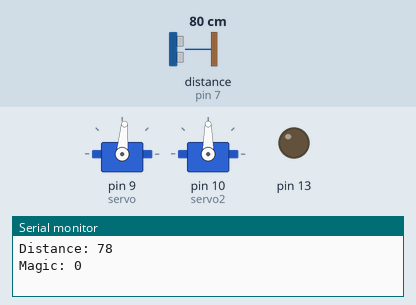
The sketch below on a simulated Arduino Uno, built with avr-gcc and run on an emulated ATmega328P. On the bench: 2 × servo, output pins drawn as LEDs (lit = HIGH), the last lines printed to the serial monitor. Wiring (inferred from the names in the program): ultrasonic range finder: trigger pin 6; echo pin 7. Inputs (shaded band) come from the test bench; at power-on: distance to the obstacle (sensor on pin 7) 80 cm. The echo pulse lasts 58.3 µs per cm; pins used as bus, display or sensor lines are not drawn.

Above: at 1.2 s.
1.3 s: distance to the obstacle (sensor on pin 7) set to 2 cm
At 2.1 s:
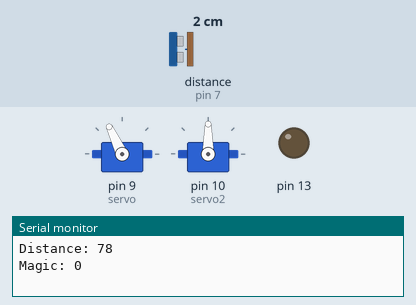
4.1 s: distance to the obstacle (sensor on pin 7) set to 35 cm
At 4.8 s:
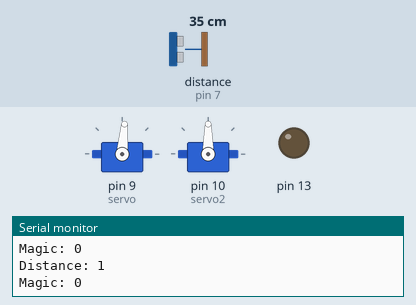
Timing chart, 0 to 7.1 s (numbered marks = the images above; inputs shaded):
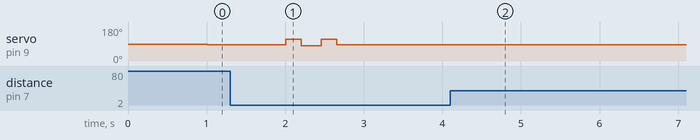

The sketch:

razku_ilo_dela.ino
```cpp
#include<Servo.h>

const int trigPin = 6;
const int echoPin = 7;

long duration;
int distance;
Servo servo;
Servo servo2;
int magic = 0;

void setup() {
  pinMode(trigPin, OUTPUT);
  pinMode(echoPin, INPUT);
  pinMode(13,OUTPUT);
  Serial.begin(115200);
  servo.attach(9);
  servo2.attach(10);
}
void loop() {

  magic += Serial.parseInt();

  if(magic != 0 && digitalRead(4)){
    servo2.write(100);
    digitalWrite(13,HIGH);
    delay(500);
    digitalWrite(13,LOW);
    delay(500);
    servo2.write(160);
    delay(3000);
    servo2.write(90);
    while(!digitalRead(4)){
        //čičipačaki da en vzame vn kuferto
        //Serial.println(magic);

     }
    while(Serial.available() > 0){
      Serial.read();
      }
      delay(5000); //počivi da ti ne zmanka robe
      magic = 0;
    }
  digitalWrite(trigPin, LOW);
  delayMicroseconds(2);

  digitalWrite(trigPin, HIGH);
  delayMicroseconds(10);
  digitalWrite(trigPin, LOW);

  duration = pulseIn(echoPin, HIGH);

  distance = duration * 0.034 / 2;

  if (distance <= 20) {
    servo.write(115);
    delay(200);
    servo.write(80);
    delay(250);
    servo.write(115);
    delay(200);
    servo.write(85);
    delay(2000);

  }
  else {
    servo.write(85);

  }
  Serial.print("Distance: ");
  Serial.println(distance);
  Serial.print("Magic: ");
  Serial.println(magic);

}
```

Measured:
- after the input at 1.3 s, servo on pin 9 (servo): 85° → 115° after 0.71 s, → 80° 0.20 s later, → 115° 0.25 s later, → 85° 0.20 s later
- after the input at 4.1 s, servo on pin 9 (servo): stops changing and stays 85°
